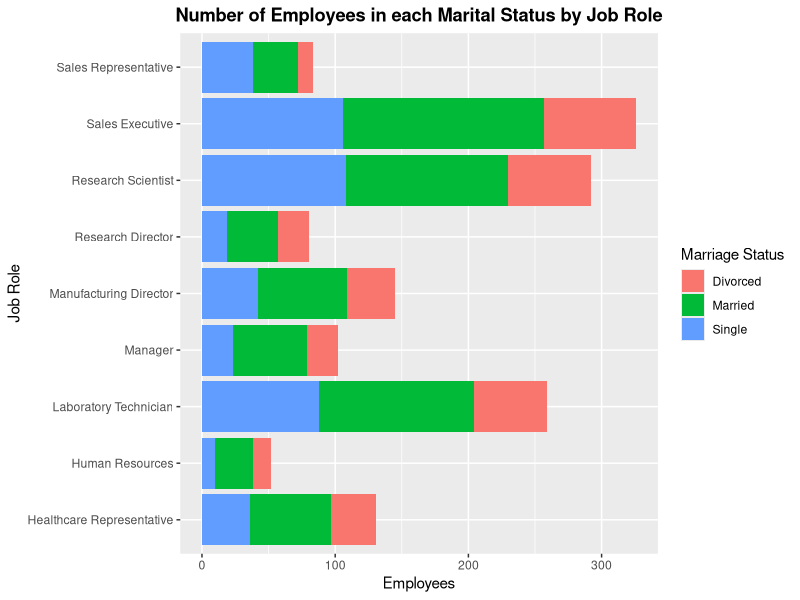
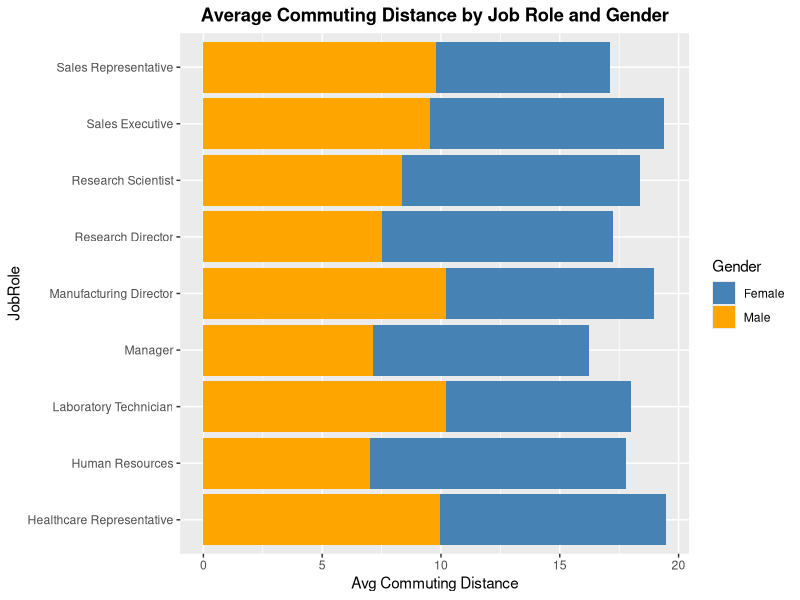
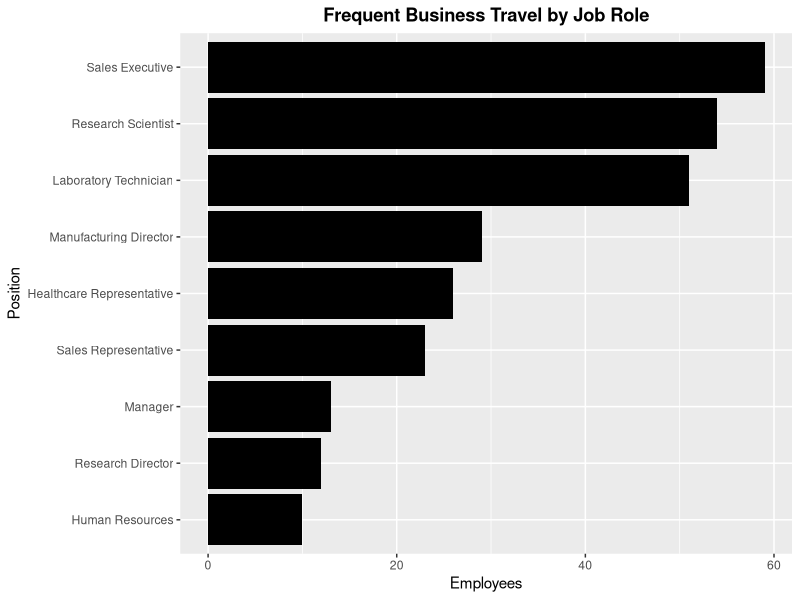
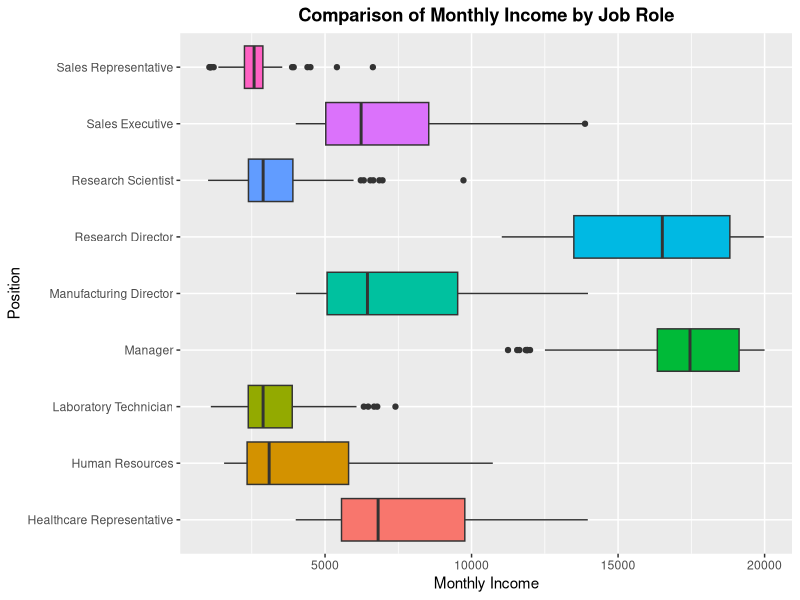
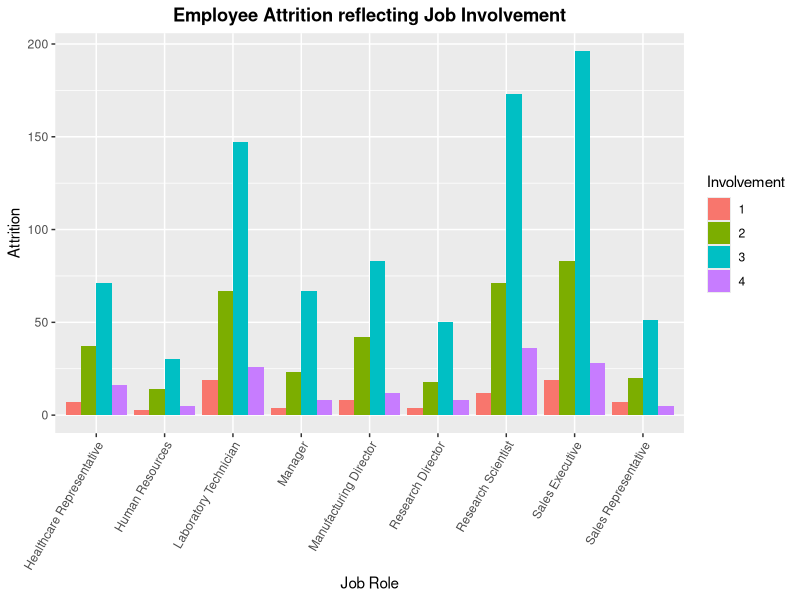

Generate these figures, in order, with R:
## ---- chunk 1
knitr::opts_chunk$set(comment = NA, warning = FALSE, message = FALSE)
## ---- chunk 2
library(tidyverse)
library(kableExtra)
library(magrittr)
## ---- chunk 3
setwd("~/Desktop/DataScience@SMU/DoingDataScience/CaseStudy_2")
library(readxl)
emp_data <- read_excel("CaseStudy2-data.xlsx")
## ---- chunk 4
emp_marital <- emp_data %>%
  group_by(JobRole) %>%
  summarise(Married = sum(MaritalStatus == "Married"),
            Single = sum(MaritalStatus == "Single"),
            Divorced = sum(MaritalStatus == "Divorced"))

# tidy to make grouped barplot
emp_marital_revised <- emp_marital %>% 
  gather(Married, Single, Divorced, 
         key = "Marriage Status", value = "Employees")

# plot
ggplot(emp_marital_revised, aes(JobRole, Employees, fill = `Marriage Status`)) +
  geom_bar(stat = "identity") + 
  coord_flip() + 
  ggtitle("Number of Employees in each Marital Status by Job Role") + 
  xlab("Job Role") + 
  labs(fill = "Marriage Status") + 
  theme(plot.title = element_text(hjust = 0.5, face = "bold", family = "Helvetica"))
## ---- chunk 5
emp_data %>% 
  group_by(BusinessTravel) %>%
  summarise(Divorced = sum(MaritalStatus == "Divorced")) %>%
  arrange(desc(Divorced)) %>%
  kable(align = rep('c',2)) %>% 
  kable_styling(bootstrap_options = "striped", full_width = F)
## ---- chunk 6
emp_data %>%
  group_by(JobRole) %>%
  summarise(`Avg Yrs at Company` = round(mean(YearsAtCompany),2)) %>%
  arrange(desc(`Avg Yrs at Company`)) %>%
  kable(align = rep('c',2)) %>% 
  kable_styling(bootstrap_options = "striped", full_width = F)
## ---- chunk 7
emp_data %>%
  group_by(JobRole, Gender) %>%
  summarise(`Avg Commute Distance` = mean(DistanceFromHome)) %>%
  ggplot(aes(JobRole, `Avg Commute Distance`, fill = Gender)) + 
  geom_bar(stat = "identity") + 
  coord_flip() + 
  ggtitle("Average Commuting Distance by Job Role and Gender") + 
  ylab("Avg Commuting Distance") + 
  theme(plot.title = element_text(hjust = 0.5, face = "bold", family = "Helvetica"))+
  scale_fill_manual(values = c("steel blue", "orange"))
## ---- chunk 8
emp_data %>%
  filter(BusinessTravel == "Travel_Frequently") %>%
  group_by(JobRole) %>%
  summarise(Employees = n()) %>%
  ggplot(aes(reorder(JobRole, Employees), Employees)) + 
  geom_bar(stat = "identity", fill = "black") + 
  coord_flip() + 
  ggtitle("Frequent Business Travel by Job Role") +
  xlab("Position") + 
  theme(plot.title = element_text(hjust = 0.5, face = "bold", family = "Helvetica")) + 
  theme(legend.position = "none")
## ---- chunk 9
ggplot(emp_data, aes(JobRole, MonthlyIncome, fill = JobRole)) + 
  geom_boxplot() + 
  coord_flip() + 
  theme(legend.position = "none") + 
  ggtitle("Comparison of Monthly Income by Job Role") + 
  ylab("Monthly Income") + 
  xlab("Position") + 
  theme(plot.title = element_text(hjust = 0.5, face = "bold", family = "Helvetica"))
## ---- chunk 10
# get a data frame summarizing attrition numbers by job involvement for each job role
emp_data$JobInvolvement %<>% as.character()
emp_data %>%
  group_by(JobRole, JobInvolvement) %>%
  summarise(Total = n()) %>%
  as.data.frame() %>%
  ggplot(aes(JobRole, Total, fill = JobInvolvement)) + 
  geom_bar(stat = "identity", position = "dodge") + 
  theme(axis.text.x = element_text(angle = 60, hjust = 1)) + 
  ggtitle("Employee Attrition reflecting Job Involvement") +
  theme(plot.title = element_text(hjust = 0.5, face = "bold", family = "Helvetica")) +
  xlab("Job Role") + ylab("Attrition") + labs(fill = "Involvement")
